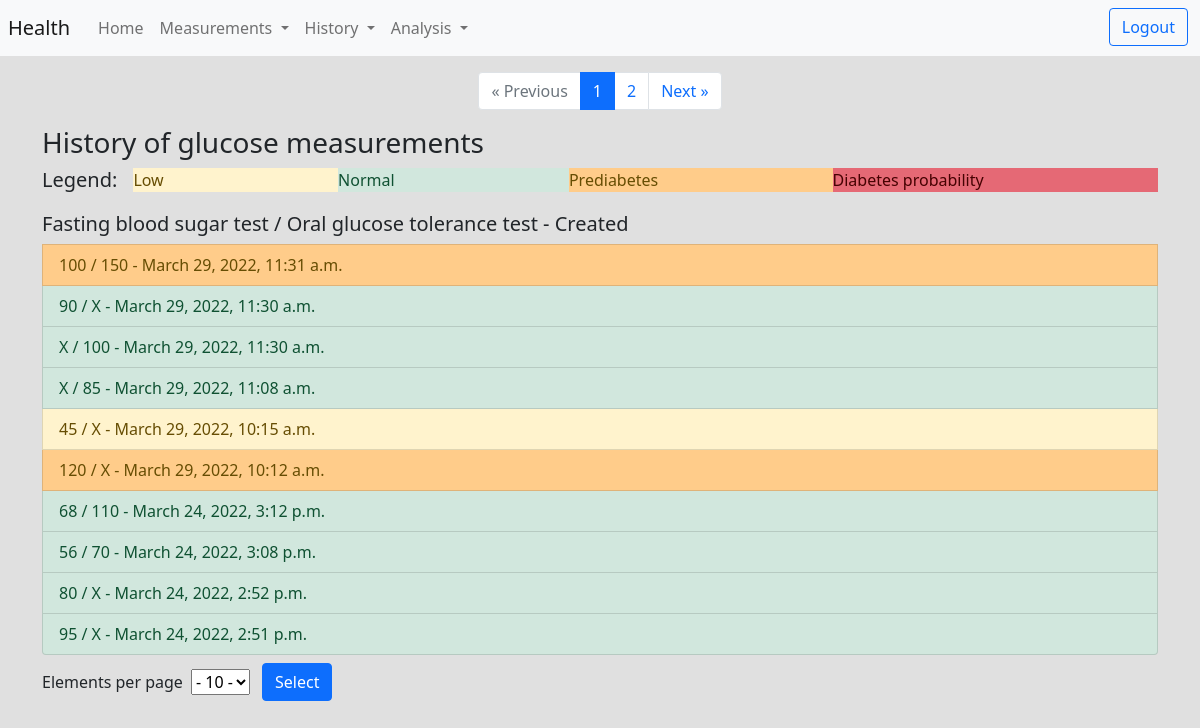
The page /history/glucose (signed in) on the database its author committed.
### measurements/models.py (models this page shows, shortened)
class Glucose(Timestamp):
  user = models.ForeignKey("auth.User", on_delete=models.CASCADE, related_name="glucose")
  glucose_blood = models.FloatField(blank=True, null=True)
  glucose_oral = models.FloatField(blank=True, null=True)
  category = models.PositiveSmallIntegerField(default=GCategory.NORMAL)
  note = models.TextField(max_length=500, blank=True, null=True)

### history/views.py (the view)
# urls.py: path('glucose', GlucoseHistory, name='glucose_history'),
@login_required
def GlucoseHistory(request):
  user = request.user
  history = Glucose.objects.filter(user=user).order_by('-created')
  if request.method == 'POST' and request.POST.get('selected'):
      elem_on_page = int(request.POST.get('selected').strip('-'))
  if request.method == 'GET':
    try:
      elem_on_page = int(request.GET.get('elem'))
    except:
      elem_on_page = 10
  paginator = Paginator(history, elem_on_page)
  page_number = request.GET.get('page')
  page_obj = paginator.get_page(page_number)
  return render(request,
                'history/glucose.html',
                {'page_obj': page_obj,
                  'elem_on_page': elem_on_page,
                  'category': GCategory}
                )

### history/templates/history/glucose.html (shortened to what this page needs)
{% extends "base_history.html" %}
{% block in_body %}
    <div class="list-group">
      <h3>History of glucose measurements</h3>
      <div class="d-flex mb-1">
        <h5 class="me-3 my-0">Legend:</h5>
          <p class="list-group-item-warning flex-fill">Low</p>
          <p class="list-group-item-success flex-fill">Normal</p>
          <p class="list-group-item-height-warning flex-fill">Prediabetes</p>
          <p class="list-group-item-height-danger flex-fill">Diabetes probability</p>
      </div>
      <h5>Fasting blood sugar test / Oral glucose tolerance test - Created</h5>
      {% for h in page_obj %}
        {% if h.category == category.DIABETES %}
          <a href="{% url 'history:glucose_details' h.id %}" class="list-group-item list-group-item-height-danger">
        {% elif h.category == category.PREDIABETES %}
          <a href="{% url 'history:glucose_details' h.id %}" class="list-group-item list-group-item-height-warning">
        {% elif h.category == category.LOW %}
          <a href="{% url 'history:glucose_details' h.id %}" class="list-group-item list-group-item-warning">
        {% else %}
          <a href="{% url 'history:glucose_details' h.id %}" class="list-group-item list-group-item-success">
        {% endif %}
            {% if h.glucose_blood %}
              {{ h.glucose_blood|floatformat }} /
            {% else %}
              X /
            {% endif %}
            {% if h.glucose_oral %}
              {{ h.glucose_oral|floatformat }}
            {% else %}
            X
            {% endif %}
              - {{ h.created }}
          </a>
      {% endfor %}
    </div>
{% endblock %}

### common/static/common/css/style.css (style rules this page uses)
body { background-color: rgb(224, 224, 224); }
.list-group-item-height-warning, .table-height-warning > td, .table-height-warning > th { background-color: #ffcc8a; color: #664d03; }
.list-group-item-height-danger, .table-height-danger > td, .table-height-danger > th { background-color: #e56975; color: #460202; }

### rows shown on the page
Glucose: glucose_blood "100", glucose_oral "150", created "March 29, 2022, 11:31 a.m."
Glucose: glucose_blood "90", shows "X", created "March 29, 2022, 11:30 a.m."
Glucose: shows "X /", glucose_oral "100", created "March 29, 2022, 11:30 a.m."
Glucose: shows "X /", glucose_oral "85", created "March 29, 2022, 11:08 a.m."
Glucose: glucose_blood "45", shows "X", created "March 29, 2022, 10:15 a.m."
Glucose: glucose_blood "120", shows "X", created "March 29, 2022, 10:12 a.m."
Glucose: glucose_blood "68", glucose_oral "110", created "March 24, 2022, 3:12 p.m."
Glucose: glucose_blood "56", glucose_oral "70", created "March 24, 2022, 3:08 p.m."
Glucose: glucose_blood "80", shows "X", created "March 24, 2022, 2:52 p.m."
Glucose: glucose_blood "95", shows "X", created "March 24, 2022, 2:51 p.m."

### other values the page prints
{{ i }} "1"
{{ i }} "2"
